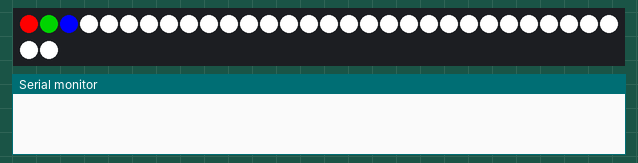
This sketch was run on a simulated Arduino Uno, built with avr-gcc and run on an emulated ATmega328P. Shown: 32 RGB LEDs in strip order, left to right, continuing on the next row, the last lines printed to the serial monitor.

Above: at 1.6 s.
At 5.2 s:
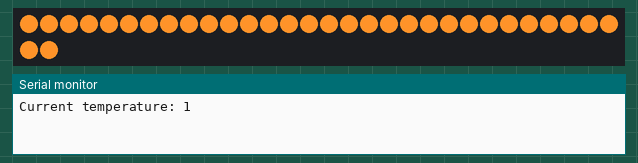
At 13.2 s:
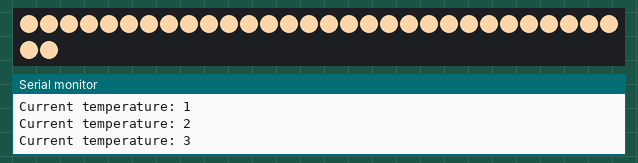
At 37.2 s:
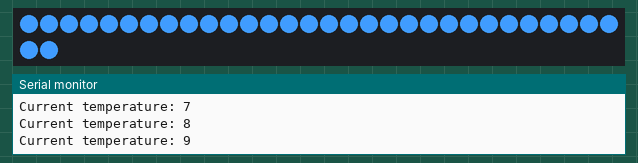

The sketch:

color_temperature_demo.ino
```cpp
//***************************************************************
//  Demo to show all the predefined FastLED color temperatures.
//  Fills the LED strip with white and then cycles through the temperatures.
//
//  Marc Miller, Aug 2017
//***************************************************************

#include "FastLED.h"
#define DATA_PIN    11
#define CLOCK_PIN   13
#define LED_TYPE    LPD8806
#define COLOR_ORDER GRB
#define NUM_LEDS    32
#define BRIGHTNESS  255
CRGB leds[NUM_LEDS];

#define DISPLAYTIME 4  //number of SECONDS to show each color temperature
#define BLACKOUTTIME 100  //number of MILLISECONDS to blackout between tempatures
uint8_t temp;  //current tempature_# being displayed

//---------------------------------------------------------------
void setup() {
  Serial.begin(115200);  // Allows serial monitor output (check baud rate)
  delay( 1500 ); // power-up safety delay
  FastLED.addLeds<LED_TYPE, DATA_PIN, CLOCK_PIN, COLOR_ORDER>(leds, NUM_LEDS).setCorrection( TypicalSMD5050 );
  FastLED.setBrightness( BRIGHTNESS );
  FastLED.clear();
}

//---------------------------------------------------------------
//All the predefined FastLED color temperatures:
#define TEMPERATURE_0 UncorrectedTemperature
#define TEMPERATURE_1 Candle
#define TEMPERATURE_2 Tungsten40W
#define TEMPERATURE_3 Tungsten100W
#define TEMPERATURE_4 Halogen
#define TEMPERATURE_5 CarbonArc
#define TEMPERATURE_6 HighNoonSun
#define TEMPERATURE_7 DirectSunlight
#define TEMPERATURE_8 OvercastSky
#define TEMPERATURE_9 ClearBlueSky
#define TEMPERATURE_10 WarmFluorescent
#define TEMPERATURE_11 StandardFluorescent
#define TEMPERATURE_12 CoolWhiteFluorescent
#define TEMPERATURE_13 FullSpectrumFluorescent
#define TEMPERATURE_14 GrowLightFluorescent
#define TEMPERATURE_15 BlackLightFluorescent
#define TEMPERATURE_16 MercuryVapor
#define TEMPERATURE_17 SodiumVapor
#define TEMPERATURE_18 MetalHalide
#define TEMPERATURE_19 HighPressureSodium

//---------------------------------------------------------------
void loop() {
  switch (temp) {
    case 0:
      FastLED.setTemperature( TEMPERATURE_0 );  break;
    case 1:
      FastLED.setTemperature( TEMPERATURE_1 );  break;
    case 2:
      FastLED.setTemperature( TEMPERATURE_2 );  break;
    case 3:
      FastLED.setTemperature( TEMPERATURE_3 );  break;
    case 4:
      FastLED.setTemperature( TEMPERATURE_4 );  break;
    case 5:
      FastLED.setTemperature( TEMPERATURE_5 );  break;
    case 6:
      FastLED.setTemperature( TEMPERATURE_6 );  break;
    case 7:
      FastLED.setTemperature( TEMPERATURE_7 );  break;
    case 8:
      FastLED.setTemperature( TEMPERATURE_8 );  break;
    case 9:
      FastLED.setTemperature( TEMPERATURE_9 );  break;
    case 10:
      FastLED.setTemperature( TEMPERATURE_10 );  break;
    case 11:
      FastLED.setTemperature( TEMPERATURE_11 );  break;
    case 12:
      FastLED.setTemperature( TEMPERATURE_12 );  break;
    case 13:
      FastLED.setTemperature( TEMPERATURE_13 );  break;
    case 14:
      FastLED.setTemperature( TEMPERATURE_14 );  break;
    case 15:
      FastLED.setTemperature( TEMPERATURE_15 );  break;
    case 16:
      FastLED.setTemperature( TEMPERATURE_16 );  break;
    case 17:
      FastLED.setTemperature( TEMPERATURE_17 );  break;
    case 18:
      FastLED.setTemperature( TEMPERATURE_18 );  break;
    case 19:
      FastLED.setTemperature( TEMPERATURE_19 );  break;
  }

  fill_solid(leds, NUM_LEDS, CRGB(255,255,255) );  //fill with white
  if (temp==0) { leds[0]=CRGB::Red; leds[1]=CRGB::Green; leds[2]=CRGB::Blue; }

  FastLED.show();  //display pixels

  EVERY_N_SECONDS(DISPLAYTIME) {
    FastLED.clear();
    FastLED.show();
    delay(BLACKOUTTIME);
    temp++;
    if (temp == 20) { temp = 0; }  //reset
    Serial.print("Current temperature: "); Serial.println(temp);  //print temp # to serial monitor
  }

}//end_main_loop
```

Measured:
- what the display in image 0 shows lasts 3.5 s, from 1.5 s to 5.0 s
- what the display in image 1 shows lasts 3.9 s, from 5.1 s to 9.0 s
